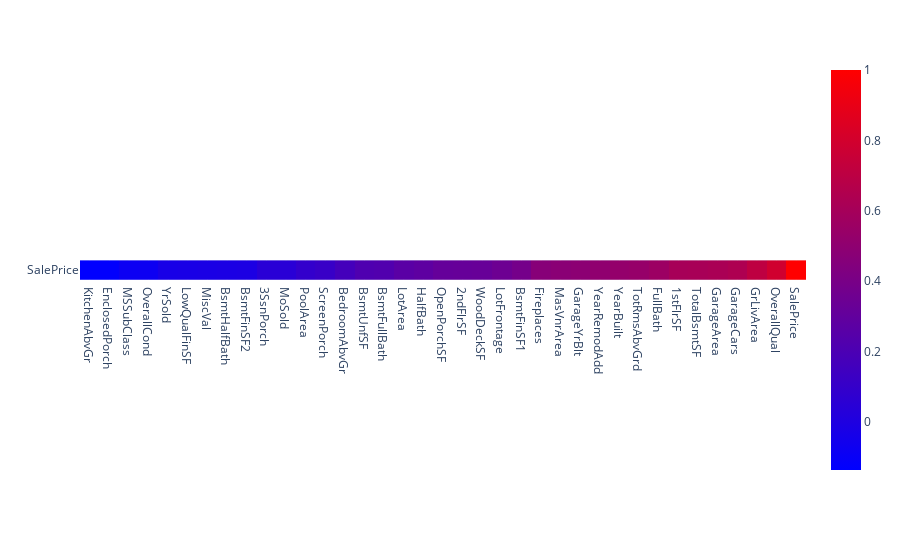

The cell this chart's notebook holds for it:
### Markdown cell above
First of all, I'm going to work with the features which are highly correlated with SalePrice.

Some of these features are correlated with each other, so I'm going to keep one of them and drop the other. For instance:

- YearBuilt and GarageYrBlt
- GarageArea and GarageCars

### Code cell
numeric_features = df.select_dtypes(include=["float64", "int64"]).columns

df_corr_sorted = (
    df[numeric_features].corr().sort_values(by=["SalePrice"])[["SalePrice"]].T
)

px.imshow(df_corr_sorted, color_continuous_scale=cm)

### Figure 1 — Plotly figure (JSON) as saved in the notebook; plotly's stock layout.template omitted (floating-point values rounded to 4 significant figures)
{"data": [{"coloraxis": "coloraxis", "hovertemplate": "x: %{x}<br>y: %{y}<br>color: %{z}<extra></extra>", "name": "0", "type": "heatmap", "x": ["KitchenAbvGr", "EnclosedPorch", "MSSubClass", "OverallCond", "YrSold", "LowQualFinSF", "MiscVal", "BsmtHalfBath", "BsmtFinSF2", "3SsnPorch", "MoSold", "PoolArea", "ScreenPorch", "BedroomAbvGr", "BsmtUnfSF", "BsmtFullBath", "LotArea", "HalfBath", "OpenPorchSF", "2ndFlrSF", "WoodDeckSF", "LotFrontage", "BsmtFinSF1", "Fireplaces", "MasVnrArea", "GarageYrBlt", "YearRemodAdd", "YearBuilt", "TotRmsAbvGrd", "FullBath", "1stFlrSF", "TotalBsmtSF", "GarageArea", "GarageCars", "GrLivArea", "OverallQual", "SalePrice"], "xaxis": "x", "y": ["SalePrice"], "yaxis": "y", "z": [[-0.1359, -0.1286, -0.08428, -0.07786, -0.02892, -0.02561, -0.02119, -0.01684, -0.01138, 0.04458, 0.04643, 0.0924, 0.1114, 0.1682, 0.2145, 0.2271, 0.2638, 0.2841, 0.3159, 0.3193, 0.3244, 0.3518, 0.3864, 0.4669, 0.4775, 0.4864, 0.5071, 0.5229, 0.5337, 0.5607, 0.6059, 0.6136, 0.6234, 0.6404, 0.7086, 0.791, 1]]}], "layout": {"coloraxis": {"colorscale": [[0, "rgb(0,0,255)"], [1, "rgb(255,0,0)"]]}, "margin": {"t": 60}, "xaxis": {"anchor": "y", "constrain": "domain", "domain": [0, 1], "scaleanchor": "y"}, "yaxis": {"anchor": "x", "autorange": "reversed", "constrain": "domain", "domain": [0, 1]}}}
